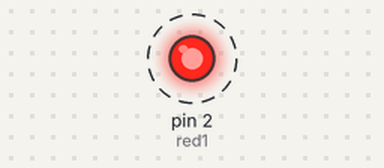
The sketch below on a simulated Arduino Uno, built with avr-gcc and run on an emulated ATmega328P. On the bench: output pins drawn as LEDs (lit = HIGH). Dashed ring = blinking.

Above: at 0.5 s.
Timing chart, 0 to 4.6 s (numbered marks = the images above):
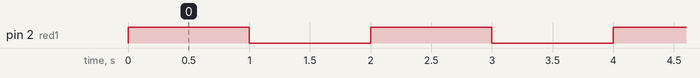

Measured:
- by itself, pin 2 (red1): alternates HIGH for 1.0 s and LOW for 1.0 s

The sketch:

Proj_1-lilblink.ino
```cpp
int red1 = 2;

void setup() {
  // put your setup code here, to run once:
    pinMode(red1, OUTPUT);
}

void loop() {
  // put your main code here, to run repeatedly:
  digitalWrite(red1, HIGH); // could be digitalWrite(red1,!digitalRead(red1));
  delay(1000);
  digitalWrite(red1, LOW);
  delay(1000);
}
```
